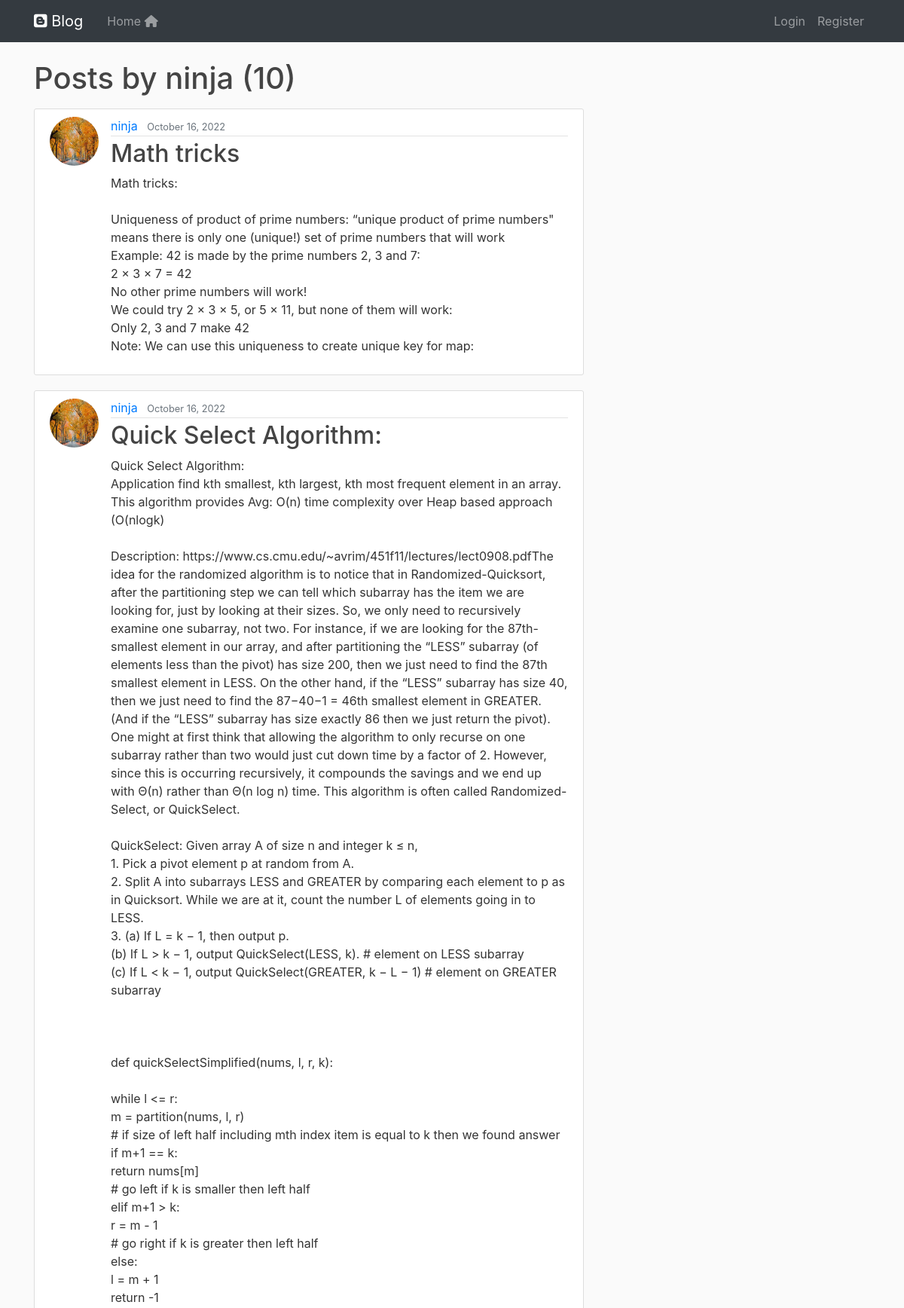
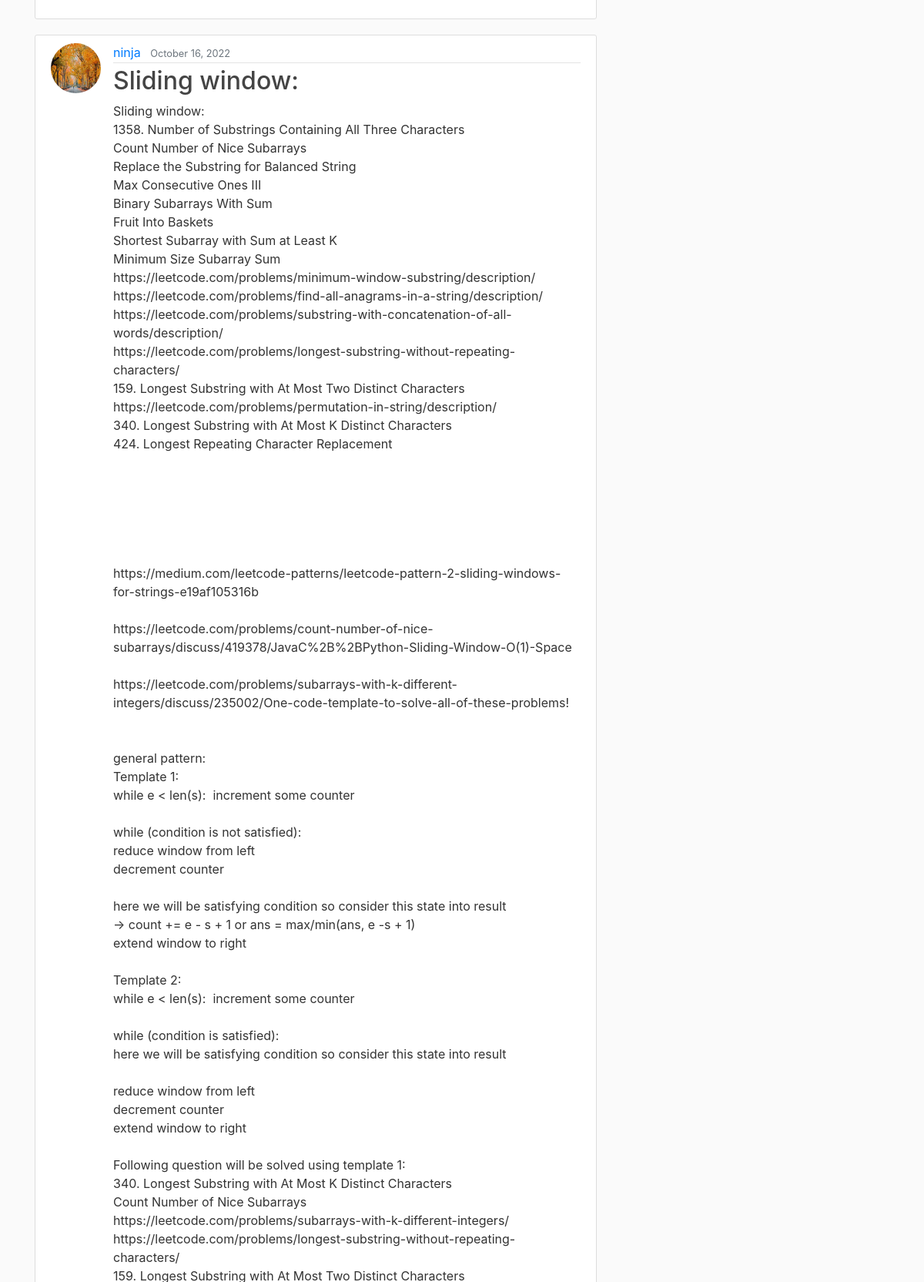
The page /user/ninja?page=2 (upper part) on the database its author committed (2 pictures, top to bottom).
### blog/models.py (models this page shows, shortened)
class Post(models.Model):
    title = models.CharField(max_length=100)
    content = models.TextField()
    date_posted = models.DateTimeField(default=timezone.now)
    author = models.ForeignKey(User, on_delete= models.CASCADE)

### users/models.py (models this page shows, shortened)
class Profile(models.Model):
    user = models.OneToOneField(User, on_delete= models.CASCADE)
    image = models.ImageField(default = 'default.jpg', upload_to='profile_pics')

### blog/views.py (the view)
# urls.py: path('user/<str:username>', UserPostListView.as_view(), name='user-posts'),
class UserPostListView(ListView):
    model = Post
    template_name = 'blog/user_posts.html'  # <app>/<model>_<viewtype>.html
    context_object_name = 'posts'
    paginate_by = 5
    def get_queryset(self):
        try:
            user = get_object_or_404(User, username=self.kwargs.get('username'))
        except Http404:
            logger.error(f"Failed to find username {self.kwargs.get('username')} in User model.")
            messages.warning(self.request, "Something went wrong, can not view posts filtered by user.")
            raise Http404("User doesn't exist")
        return Post.objects.filter(author=user).order_by('-date_posted')

### blog/templates/blog/user_posts.html (shortened to what this page needs)
{% extends "blog/base.html" %}
{% block content %}
    <h1 class="mb-3">Posts by {{ view.kwargs.username }} ({{ page_obj.paginator.count }})</h1>
    {% for post in posts %}
        <article class="media content-section">
          <img class="rounded-circle article-img" src="{{ post.author.profile.image.url }}">
          <div class="media-body">
            <div class="article-metadata">
              <a class="mr-2" href="{% url 'user-posts' post.author.username %}">{{ post.author }}</a>
              <small class="text-muted">{{ post.date_posted|date:"F d, Y" }}</small>
            </div>
            <h2><a class="article-title" href="{% url 'post-detail' post.id %}">{{ post.title }}</a></h2>
            <p class="article-content">{{ post.content }}</p>
          </div>
        </article>
    {% endfor %}
{% endblock content %}

### blog/static/blog/main.css (style rules this page uses)
h1, h2, h3, h4, h5, h6 { color: #444444; }
.content-section { background: #ffffff; padding: 10px 20px; border: 1px solid #dddddd; border-radius: 3px; margin-bottom: 20px; }
.article-title { color: #444444; }
.article-content { white-space: pre-line; }
.article-img { height: 65px; width: 65px; margin-right: 16px; }
.article-metadata { padding-bottom: 1px; margin-bottom: 4px; border-bottom: 1px solid #e3e3e3 }

### rows shown on the page
Post: author.profile.image (picture), author "ninja", date_posted "October 16, 2022", title "Math tricks", content "Math tricks: Uniqueness of product of prime numbers: “unique product of prime numbers\" means there is only one (unique!) set of prime numbers that will work Example: 42 is made by the prime numbers 2, 3 and 7: 2 × 3 × 7 = 42 No other prime numbers will work! We could try 2 × 3 × 5, or 5 × 11, but none of them will work: Only 2, 3 and 7 make 42 Note: We can use this uniqueness to create unique key for map:"
Post: author.profile.image (picture), author "ninja", date_posted "October 16, 2022", title "Quick Select Algorithm:", content "Quick Select Algorithm: Application find kth smallest, kth largest, kth most frequent element in an array. This algorithm provides Avg: O(n) time complexity over Heap based approach (O(nlogk) Description: https://www.cs.cmu.edu/~avrim/451f11/lectures/lect0908.pdfThe idea for the randomized algorithm is to notice that in Randomized-Quicksort, after the partitioning step we can tell which subarray has the item we are looking for, just by looking at their sizes. So, we only need to recursively examine one subarray, not two. For instance, if we are looking for the 87th-smallest element in our array, and after partitioning the “LESS” subarray (of elements less than the pivot) has size 200, then…"
Post: author.profile.image (picture), author "ninja", date_posted "October 16, 2022", title "Sliding window:"

### other values the page prints
{{ view.kwargs.username }} "ninja"
{{ page_obj.paginator.count }} "10"
